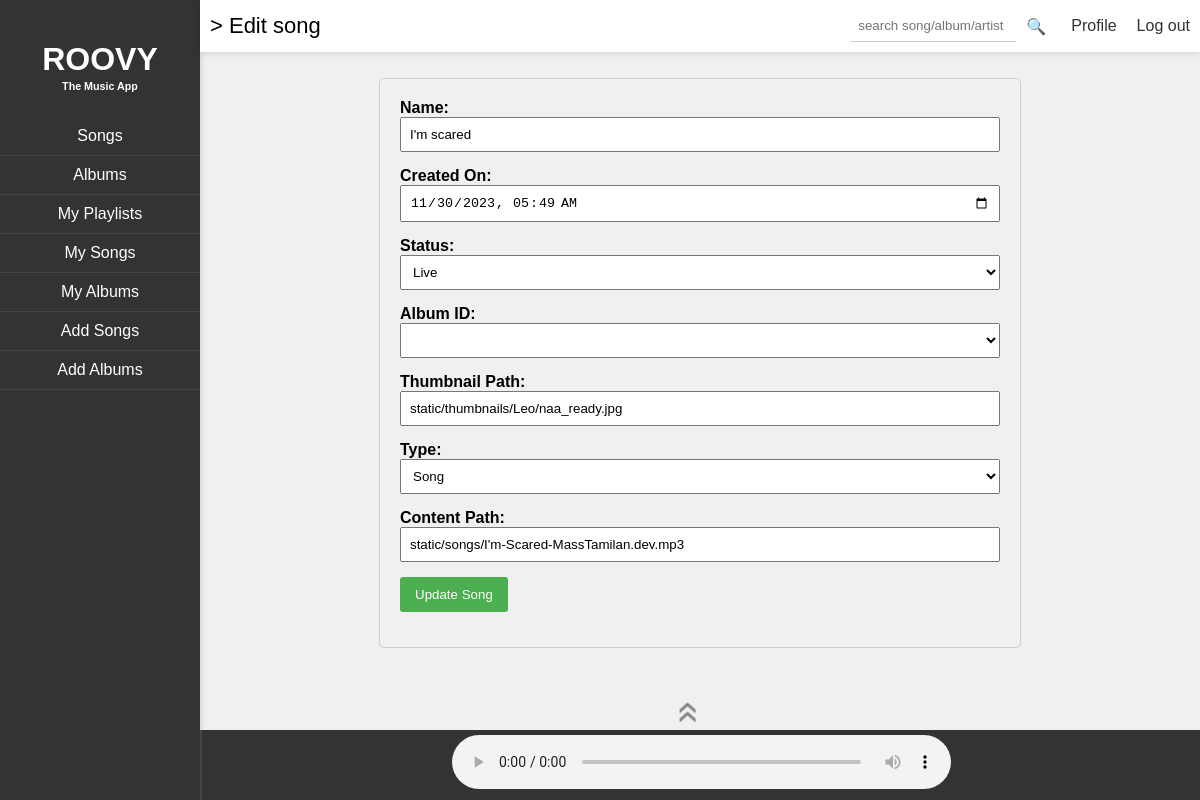
Screenshot of /edit_song/4c2cb1c3-6d26-45c0-9283-1db521cc7cce with the database file from the repository.
### models.py (models this page shows)
class Song(Base):
    __tablename__ = 'SONG'
    song_id = Column(String, primary_key=True)
    name = Column(String, nullable=False)
    created_on = Column(DateTime, nullable=False)
    status = Column(Enum('flagged', 'blocked', 'live', name='status_enum'))
    album_id = Column(String, ForeignKey('ALBUM.album_id'))
    thumbnail_path = Column(String, nullable=False)
    created_by = Column(String, nullable=False)
    album = relationship("Album", back_populates="songs")

class SongContent(Base):
    __tablename__ = 'SONG_CONTENT'
    song_id = Column(String, ForeignKey('SONG.song_id'), primary_key=True)
    type = Column(Enum('song', 'lyric', name='type_enum'))
    content_path = Column(String)
    song = relationship("Song", back_populates="content")

### routes.py (the view)
@app.route('/edit_song/<string:song_id>', methods=['GET', 'POST'])
def editSong(song_id):
    if (request.method == 'GET'):
        return creatorLandingPage("edit_song", request)
    if (creator_module.editSongInDB(request, getSongFromId(song_id))):
        return redirect("../mysongs"), 200
    else:
        flash("Song editing failed. Please try again.", "error")
        return ({"error": "song creation failed"}), 500

### landing_pages.py (called while the page is built)
def setNavElems(elems):
    global nav_elements
    nav_elements = elems

def edit_song(song):
    header_left = "> Edit song"
    album_choices = getAlbumsForUser()
    album_choices = [(album.get("album_id"), album.get("name")) for album in album_choices]
    content = render_template('edit_song.html', song=song, album_choices=album_choices)
    current_song = "Now Playing: None"
    return render_template('parent_frame.html', content=content, current_song=current_song, header_left=header_left,
                           nav_elements=nav_elements)

### util.py (called while the page is built, shortened)
def get_uid():
    return session.get("uid")

def getSongFromId(song_id):
    return Song.query.get(song_id)

def getAlbumsForUser():
    try:
        user_albums = (
            db.session.query(Album)
            .filter(Album.created_by == get_uid())
            .all()
        )
        albums_list = []
        return albums_list
    except Exception as e:
        print(f"Error fetching albums for user: {e}")
        return []

### templates/edit_song.html (shortened to what this page needs)
<div class="editSong">
    <form method="POST" action="{{ url_for('editSong', song_id=song.song_id) }}">
        <div>
            <label for="name">Name:</label>
            <input type="text" id="name" name="name" value="{{ song.name }}" required>
        </div>
        <div>
            <label for="created_on">Created On:</label>
            <input type="datetime-local" id="created_on" name="created_on" value="{{ song.created_on }}" required>
        </div>
        <div>
            <label for="status">Status:</label>
            <select id="status" name="status" required>
                <option value="live" {% if song.status==
                'live' %}selected{% endif %}>Live</option>
            </select>
        </div>
        <div>
            <label for="album_id">Album ID:</label>
            <select id="album_id" name="album_id" required>
            </select>
        </div>
        <div>
            <label for="thumbnail_path">Thumbnail Path:</label>
            <input type="text" id="thumbnail_path" name="thumbnail_path" value="{{ song.thumbnail_path }}" required>
        </div>
        <div>
            <label for="type">Type:</label>
            <select id="type" name="type" required>
                <option value="song" {% if song.content.type==
                'song' %}selected{% endif %}>Song</option>
            </select>
        </div>
        <div>
            <label for="content_path">Content Path:</label>
            <input type="text" id="content_path" name="content_path" value="{{ song.content.content_path }}" required>
        </div>
        <div>
            <button type="submit">Update Song</button>
        </div>
    </form>
</div>

### static/parent_frame.css (style rules this page uses)
body { font-family: Arial, sans-serif; margin: 0; padding: 0; overflow: hidden; background-color: #f0f0f0; }
.editSong { max-width: 600px; margin: 0 auto; padding: 20px; border: 1px solid #ccc; border-radius: 5px; }
.editSong form { display: flex; flex-direction: column; }
.editSong div { margin-bottom: 15px; }
.editSong label { font-weight: bold; margin-bottom: 5px; }
.editSong input, .editSong select { width: 100%; padding: 8px; box-sizing: border-box; }
.editSong button { background-color: #4caf50; color: white; padding: 10px 15px; border: none; border-radius: 3px; cursor: pointer; }

### rows the page displays
Song: name "I'm scared", created_on "11/30/2023 05:49", status "Live", thumbnail_path "static/thumbnails/Leo/naa_ready.jpg"
SongContent: type "Song", content_path "static/songs/I'm-Scared-MassTamilan.dev.mp3"

### other values shown
{{ element.title }} "Songs" "Albums" "My Playlists" "My Songs" "My Albums" "Add Songs" "Add Albums"
{{ header_left }} "> Edit song"
